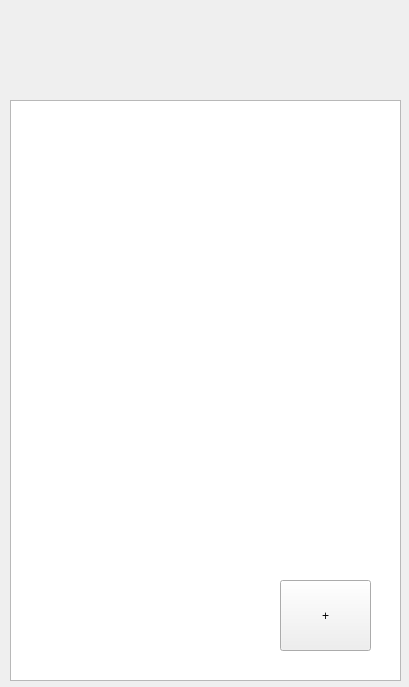
<?xml version="1.0" encoding="UTF-8"?>
<ui version="4.0">
 <class>thingsWidget</class>
 <widget class="QWidget" name="thingsWidget">
  <property name="geometry">
   <rect>
    <x>0</x>
    <y>0</y>
    <width>409</width>
    <height>687</height>
   </rect>
  </property>
  <property name="windowTitle">
   <string>Widget</string>
  </property>
  <widget class="QGraphicsView" name="graphicsView">
   <property name="geometry">
    <rect>
     <x>10</x>
     <y>100</y>
     <width>391</width>
     <height>581</height>
    </rect>
   </property>
  </widget>
  <widget class="QPushButton" name="pushButton">
   <property name="geometry">
    <rect>
     <x>280</x>
     <y>580</y>
     <width>91</width>
     <height>71</height>
    </rect>
   </property>
   <property name="text">
    <string>+</string>
   </property>
  </widget>
 </widget>
 <resources/>
 <connections/>
</ui>
